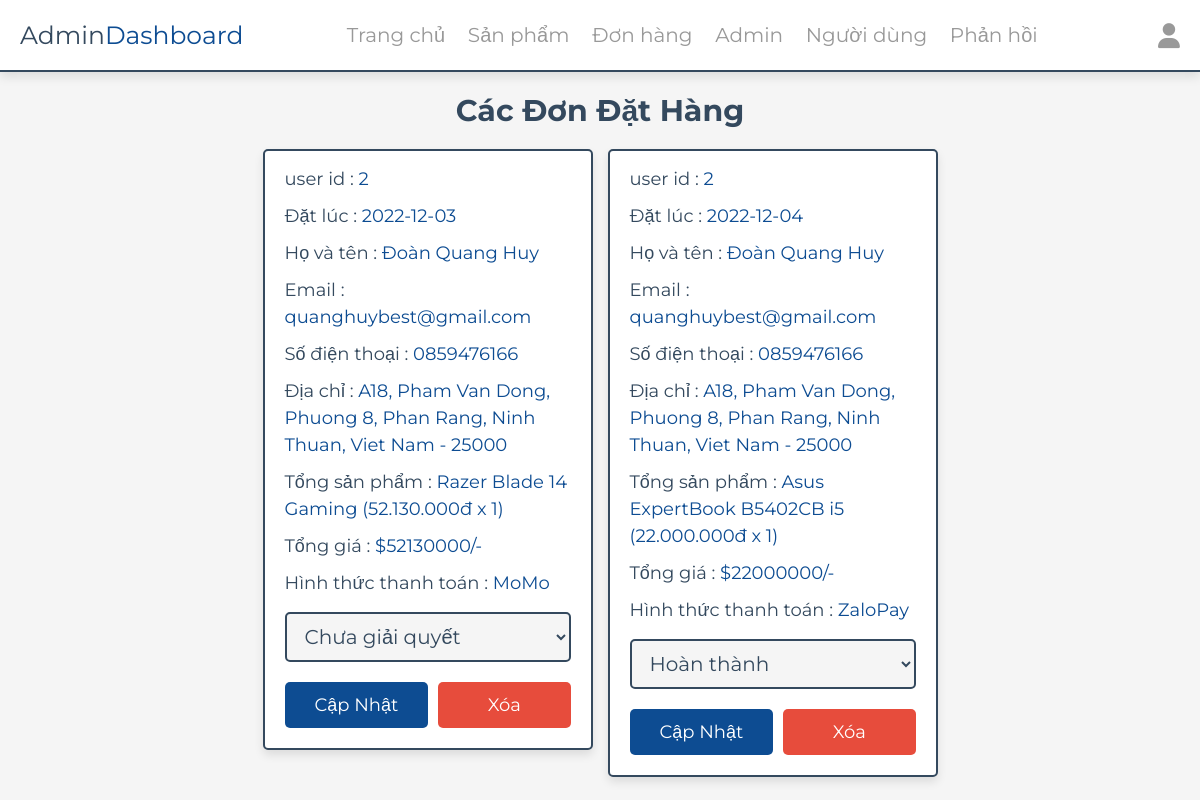
Before: /admin/placed_orders.php (signed in) with the older database file.
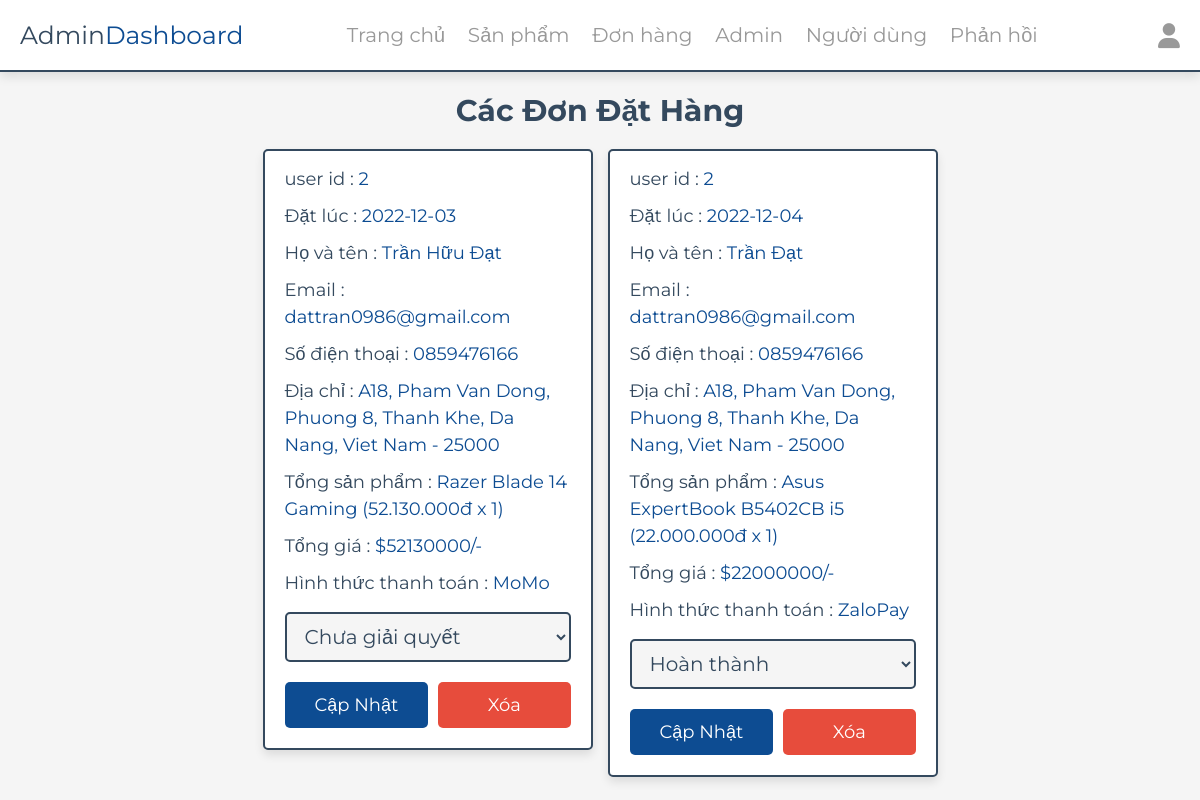
After: the same page with the newer database file.
### tables this page shows
CREATE TABLE `orders` (
  `id` int(100) NOT NULL,
  `user_id` int(100) NOT NULL,
  `name` varchar(20) NOT NULL,
  `number` varchar(10) NOT NULL,
  `email` varchar(50) NOT NULL,
  `method` varchar(50) NOT NULL,
  `address` varchar(500) NOT NULL,
  `total_products` varchar(1000) NOT NULL,
  `total_price` int(100) NOT NULL,
  `placed_on` date NOT NULL DEFAULT current_timestamp(),
  `payment_status` varchar(20) NOT NULL DEFAULT 'pending'
);

### admin/placed_orders.php (the view, shortened to what this page needs)
<?php
include '../components/connect.php';
?>
<!DOCTYPE html>
<html lang="en">
<head>
   <link rel="stylesheet" href="https://cdnjs.cloudflare.com/ajax/libs/font-awesome/6.1.1/css/all.min.css">
   <link rel="stylesheet" href="../css/admin_style.css">
</head>
<body>
   <?php include '../components/admin_header.php' ?>
   <section class="placed-orders">
      <h1 class="heading">Các đơn đặt hàng</h1>
      <div class="box-container">
         <?php
         $select_orders = $conn->prepare("SELECT * FROM `orders`");
         $select_orders->execute();
         if ($select_orders->rowCount() > 0) {
            while ($fetch_orders = $select_orders->fetch(PDO::FETCH_ASSOC)) {
         ?>
               <div class="box">
                  <p> user id : <span><?= $fetch_orders['user_id']; ?></span> </p>
                  <p> Đặt lúc : <span><?= $fetch_orders['placed_on']; ?></span> </p>
                  <p> Họ và tên : <span><?= $fetch_orders['name']; ?></span> </p>
                  <p> Email : <span><?= $fetch_orders['email']; ?></span> </p>
                  <p> Số điện thoại : <span><?= $fetch_orders['number']; ?></span> </p>
                  <p> Địa chỉ : <span><?= $fetch_orders['address']; ?></span> </p>
                  <p> Tổng sản phẩm : <span><?= $fetch_orders['total_products']; ?></span> </p>
                  <p> Tổng giá : <span>$<?= $fetch_orders['total_price']; ?>/-</span> </p>
                  <p> Hình thức thanh toán : <span><?= $fetch_orders['method']; ?></span> </p>
                  <form action="" method="POST">
                     <select name="payment_status" class="drop-down">
                        <option value="" selected disabled><?php
                                                            if ($fetch_orders['payment_status'] == 'pending') {
                                                               echo "Chưa giải quyết";
                                                            } else {
                                                               echo "Hoàn thành";
                                                            }
                                                            ?></option>
                     </select>
                     <div class="flex-btn">
                        <input type="submit" value="Cập nhật" class="btn" name="update_payment">
                        <a href="placed_orders.php?delete=<?= $fetch_orders['id']; ?>" class="delete-btn" onclick="return confirm('Xóa đơn hàng này?');">Xóa</a>
                     </div>
                  </form>
               </div>
         <?php
            }
         } else {
            echo '<p class="empty">Chưa có đơn đặt hàng!</p>';
         }
         ?>
      </div>
   </section>
</body>
</html>

### components/admin_header.php (shortened to what this page needs)
<header class="header">
   <section class="flex">
      <a href="dashboard.php" class="logo">Admin<span>Dashboard</span></a>
      <nav class="navbar">
         <a href="dashboard.php">Trang chủ</a>
         <a href="products.php">Sản phẩm</a>
         <a href="placed_orders.php">Đơn hàng</a>
         <a href="admin_accounts.php">Admin</a>
         <a href="users_accounts.php">Người dùng</a>
         <a href="messages.php">Phản hồi</a>
      </nav>
      <div class="icons">
         <div id="user-btn" class="fas fa-user"></div>
      </div>
   </section>
</header>

### css/admin_style.css (style rules this page uses)
:root { --main-color: #0D4C92; --red: #e74c3c; --orange: #f39c12; --black: #34495e; --white: #fff; --light-bg: #f5f5f5; --light-color: #999; --border: .2rem solid var(--black); --box-shadow: 0 .5rem 1rem rgba(0, 0, 0, .1); }
* { font-family: 'Montserrat', sans-serif; margin: 0; padding: 0; box-sizing: border-box; text-decoration: none; outline: none; border: none; }
html { font-size: 62.5%; overflow-x: hidden; }
body { background-color: var(--light-bg); }
section { max-width: 1200px; margin: 0 auto; padding: 2rem; }
.btn, .delete-btn, .option-btn { display: block; margin-top: 1rem; border-radius: .5rem; cursor: pointer; width: 100%; font-size: 1.8rem; color: var(--white); padding: 1.2rem 3rem; text-transform: capitalize; text-align: center; }
.btn { background-color: var(--main-color); }
.delete-btn { background-color: var(--red); }
.flex-btn { display: flex; gap: 1rem; }
.heading { text-align: center; margin-bottom: 2rem; text-transform: capitalize; color: var(--black); font-size: 3rem; }
.header { position: sticky; top: 0; left: 0; right: 0; background-color: var(--white); box-shadow: var(--box-shadow); z-index: 1000; border-bottom: var(--border); }
.header .flex { display: flex; align-items: center; justify-content: space-between; position: relative; }
.header .flex .logo { font-size: 2.5rem; color: var(--black); }
.header .flex .logo span { color: var(--main-color); }
.header .flex .navbar a { margin: 0 1rem; font-size: 2rem; color: var(--light-color); }
.header .flex .icons>* { font-size: 2.5rem; cursor: pointer; color: var(--light-color); margin-left: 1.7rem; }
.placed-orders .box-container { display: grid; grid-template-columns: repeat(auto-fit, 33rem); gap: 1.5rem; justify-content: center; align-items: flex-start; }
.placed-orders .box-container .box { background-color: var(--white); border-radius: .5rem; box-shadow: var(--box-shadow); border: var(--border); padding: 2rem; padding-top: 1rem; }
.placed-orders .box-container .box p { padding: .5rem 0; line-height: 1.5; font-size: 1.8rem; color: var(--black); }
.placed-orders .box-container .box p span { color: var(--main-color); }
.placed-orders .box-container .box .drop-down { width: 100%; margin: 1rem 0; background-color: var(--light-bg); padding: 1rem 1.4rem; font-size: 2rem; color: var(--black); border: var(--border); border-radius: .5rem; }

Changed rows visible on the page:
changed orders "Razer Blade 14 Gaming (52.130.000 đ x 1)": name "Đoàn Quang Huy" → "Trần Hữu Đạt"; email "quanghuybest@gmail.com" → "dattran0986@gmail.com"; address "A18, Pham Van Dong, Phuong 8, Phan Rang, Ninh Thuan, Viet Nam - 25000" → "A18, Pham Van Dong, Phuong 8, Thanh Khe, Da Nang, Viet Nam - 25000"
changed orders "Asus ExpertBook B5402CB i5 (22.000.000 đ x 1)": name "Đoàn Quang Huy" → "Trần Đạt"; email "quanghuybest@gmail.com" → "dattran0986@gmail.com"; address "A18, Pham Van Dong, Phuong 8, Phan Rang, Ninh Thuan, Viet Nam - 25000" → "A18, Pham Van Dong, Phuong 8, Thanh Khe, Da Nang, Viet Nam - 25000"
